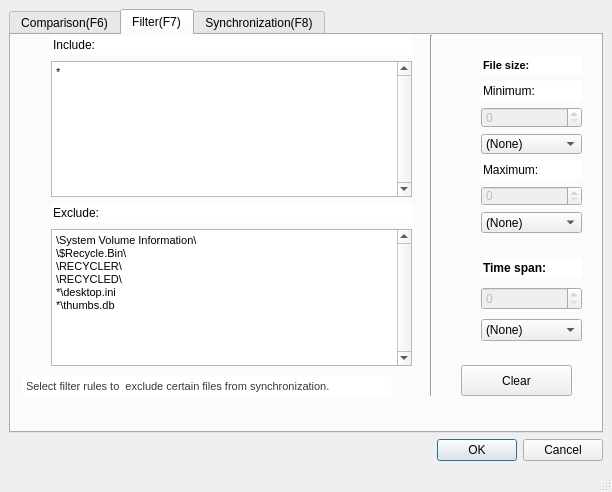
<?xml version="1.0" encoding="UTF-8"?>
<ui version="4.0">
 <class>Set</class>
 <widget class="QMainWindow" name="Set">
  <property name="geometry">
   <rect>
    <x>0</x>
    <y>0</y>
    <width>612</width>
    <height>492</height>
   </rect>
  </property>
  <property name="windowTitle">
   <string>Setting</string>
  </property>
  <widget class="QWidget" name="centralwidget">
   <layout class="QGridLayout" name="gridLayout">
    <item row="1" column="0">
     <widget class="QDialogButtonBox" name="buttonBox">
      <property name="standardButtons">
       <set>QDialogButtonBox::Cancel|QDialogButtonBox::Ok</set>
      </property>
     </widget>
    </item>
    <item row="0" column="0">
     <layout class="QHBoxLayout" name="horizontalLayout">
      <item>
       <widget class="QTabWidget" name="tabWidget">
        <property name="currentIndex">
         <number>1</number>
        </property>
        <widget class="QWidget" name="tab">
         <attribute name="icon">
          <iconset>
           <normaloff>../settings (1).png</normaloff>../settings (1).png</iconset>
         </attribute>
         <attribute name="title">
          <string>Comparison(F6)</string>
         </attribute>
         <widget class="QTextBrowser" name="textBrowser_3">
          <property name="geometry">
           <rect>
            <x>240</x>
            <y>140</y>
            <width>171</width>
            <height>41</height>
           </rect>
          </property>
          <property name="frameShape">
           <enum>QFrame::NoFrame</enum>
          </property>
          <property name="html">
           <string>&lt;!DOCTYPE HTML PUBLIC &quot;-//W3C//DTD HTML 4.0//EN&quot; &quot;http://www.w3.org/TR/REC-html40/strict.dtd&quot;&gt;
&lt;html&gt;&lt;head&gt;&lt;meta name=&quot;qrichtext&quot; content=&quot;1&quot; /&gt;&lt;style type=&quot;text/css&quot;&gt;
p, li { white-space: pre-wrap; }
&lt;/style&gt;&lt;/head&gt;&lt;body style=&quot; font-family:'MS Shell Dlg 2'; font-size:8.25pt; font-weight:400; font-style:normal;&quot;&gt;
&lt;p style=&quot; margin-top:0px; margin-bottom:0px; margin-left:0px; margin-right:0px; -qt-block-indent:0; text-indent:0px;&quot;&gt;&lt;span style=&quot; color:#393939;&quot;&gt;Identify equal files by comparing modification time and size&lt;/span&gt;&lt;/p&gt;&lt;/body&gt;&lt;/html&gt;</string>
          </property>
         </widget>
         <widget class="QTextBrowser" name="textBrowser_4">
          <property name="geometry">
           <rect>
            <x>240</x>
            <y>140</y>
            <width>171</width>
            <height>41</height>
           </rect>
          </property>
          <property name="frameShape">
           <enum>QFrame::NoFrame</enum>
          </property>
          <property name="html">
           <string>&lt;!DOCTYPE HTML PUBLIC &quot;-//W3C//DTD HTML 4.0//EN&quot; &quot;http://www.w3.org/TR/REC-html40/strict.dtd&quot;&gt;
&lt;html&gt;&lt;head&gt;&lt;meta name=&quot;qrichtext&quot; content=&quot;1&quot; /&gt;&lt;style type=&quot;text/css&quot;&gt;
p, li { white-space: pre-wrap; }
&lt;/style&gt;&lt;/head&gt;&lt;body style=&quot; font-family:'MS Shell Dlg 2'; font-size:8.25pt; font-weight:400; font-style:normal;&quot;&gt;
&lt;p style=&quot; margin-top:0px; margin-bottom:0px; margin-left:0px; margin-right:0px; -qt-block-indent:0; text-indent:0px;&quot;&gt;Identify equal files by comparing the file content.&lt;/p&gt;&lt;/body&gt;&lt;/html&gt;</string>
          </property>
         </widget>
         <widget class="QWidget" name="horizontalLayoutWidget_3">
          <property name="geometry">
           <rect>
            <x>10</x>
            <y>40</y>
            <width>101</width>
            <height>211</height>
           </rect>
          </property>
          <layout class="QHBoxLayout" name="horizontalLayout_3">
           <item>
            <layout class="QGridLayout" name="gridLayout_5">
             <item row="2" column="0">
              <widget class="QPushButton" name="pushButton">
               <property name="text">
                <string>File time and size </string>
               </property>
              </widget>
             </item>
             <item row="4" column="0">
              <widget class="QPushButton" name="pushButton_3">
               <property name="text">
                <string>File size</string>
               </property>
              </widget>
             </item>
             <item row="3" column="0">
              <widget class="QPushButton" name="pushButton_2">
               <property name="text">
                <string>File content</string>
               </property>
              </widget>
             </item>
             <item row="1" column="0">
              <widget class="QLineEdit" name="lineEdit">
               <property name="text">
                <string>Select a Variant:</string>
               </property>
               <property name="frame">
                <bool>false</bool>
               </property>
              </widget>
             </item>
            </layout>
           </item>
          </layout>
         </widget>
         <widget class="QTextBrowser" name="textBrowser_5">
          <property name="geometry">
           <rect>
            <x>240</x>
            <y>140</y>
            <width>171</width>
            <height>41</height>
           </rect>
          </property>
          <property name="frameShape">
           <enum>QFrame::NoFrame</enum>
          </property>
          <property name="html">
           <string>&lt;!DOCTYPE HTML PUBLIC &quot;-//W3C//DTD HTML 4.0//EN&quot; &quot;http://www.w3.org/TR/REC-html40/strict.dtd&quot;&gt;
&lt;html&gt;&lt;head&gt;&lt;meta name=&quot;qrichtext&quot; content=&quot;1&quot; /&gt;&lt;style type=&quot;text/css&quot;&gt;
p, li { white-space: pre-wrap; }
&lt;/style&gt;&lt;/head&gt;&lt;body style=&quot; font-family:'MS Shell Dlg 2'; font-size:8.25pt; font-weight:400; font-style:normal;&quot;&gt;
&lt;p style=&quot; margin-top:0px; margin-bottom:0px; margin-left:0px; margin-right:0px; -qt-block-indent:0; text-indent:0px;&quot;&gt;Identify equal files by comparing modification their file size.&lt;/p&gt;&lt;/body&gt;&lt;/html&gt;</string>
          </property>
         </widget>
         <widget class="QToolButton" name="toolButton">
          <property name="geometry">
           <rect>
            <x>150</x>
            <y>140</y>
            <width>51</width>
            <height>51</height>
           </rect>
          </property>
          <property name="text">
           <string/>
          </property>
          <property name="icon">
           <iconset>
            <normaloff>../if_alarm_17318.png</normaloff>../if_alarm_17318.png</iconset>
          </property>
          <property name="iconSize">
           <size>
            <width>50</width>
            <height>50</height>
           </size>
          </property>
         </widget>
         <widget class="QToolButton" name="toolButton_2">
          <property name="geometry">
           <rect>
            <x>150</x>
            <y>140</y>
            <width>51</width>
            <height>51</height>
           </rect>
          </property>
          <property name="text">
           <string/>
          </property>
          <property name="icon">
           <iconset>
            <normaloff>../function.png</normaloff>../function.png</iconset>
          </property>
          <property name="iconSize">
           <size>
            <width>50</width>
            <height>50</height>
           </size>
          </property>
         </widget>
         <widget class="QToolButton" name="toolButton_3">
          <property name="geometry">
           <rect>
            <x>150</x>
            <y>140</y>
            <width>51</width>
            <height>51</height>
           </rect>
          </property>
          <property name="text">
           <string/>
          </property>
          <property name="icon">
           <iconset>
            <normaloff>../index.jpg</normaloff>../index.jpg</iconset>
          </property>
          <property name="iconSize">
           <size>
            <width>50</width>
            <height>50</height>
           </size>
          </property>
         </widget>
         <widget class="QCheckBox" name="checkBox_2">
          <property name="geometry">
           <rect>
            <x>20</x>
            <y>270</y>
            <width>131</width>
            <height>17</height>
           </rect>
          </property>
          <property name="text">
           <string>Include symbulic links:</string>
          </property>
         </widget>
         <widget class="QRadioButton" name="radioButton">
          <property name="enabled">
           <bool>false</bool>
          </property>
          <property name="geometry">
           <rect>
            <x>50</x>
            <y>300</y>
            <width>82</width>
            <height>17</height>
           </rect>
          </property>
          <property name="text">
           <string>Follow</string>
          </property>
         </widget>
         <widget class="QRadioButton" name="radioButton_2">
          <property name="enabled">
           <bool>false</bool>
          </property>
          <property name="geometry">
           <rect>
            <x>50</x>
            <y>320</y>
            <width>82</width>
            <height>17</height>
           </rect>
          </property>
          <property name="text">
           <string>Direct</string>
          </property>
         </widget>
         <widget class="Line" name="line_3">
          <property name="geometry">
           <rect>
            <x>-3</x>
            <y>250</y>
            <width>591</width>
            <height>20</height>
           </rect>
          </property>
          <property name="orientation">
           <enum>Qt::Horizontal</enum>
          </property>
         </widget>
         <widget class="QPushButton" name="pushButton_13">
          <property name="geometry">
           <rect>
            <x>20</x>
            <y>340</y>
            <width>111</width>
            <height>23</height>
           </rect>
          </property>
          <property name="text">
           <string>More information</string>
          </property>
         </widget>
         <widget class="QLabel" name="label_4">
          <property name="geometry">
           <rect>
            <x>250</x>
            <y>270</y>
            <width>151</width>
            <height>16</height>
           </rect>
          </property>
          <property name="text">
           <string>Ignore time shift [hh:mm]</string>
          </property>
         </widget>
         <widget class="QTextEdit" name="textEdit_4">
          <property name="geometry">
           <rect>
            <x>250</x>
            <y>300</y>
            <width>141</width>
            <height>31</height>
           </rect>
          </property>
         </widget>
         <widget class="QPushButton" name="pushButton_14">
          <property name="geometry">
           <rect>
            <x>240</x>
            <y>340</y>
            <width>171</width>
            <height>23</height>
           </rect>
          </property>
          <property name="text">
           <string>Handle daylight saving time</string>
          </property>
         </widget>
        </widget>
        <widget class="QWidget" name="tab_2">
         <attribute name="icon">
          <iconset>
           <normaloff>../funnel.png</normaloff>../funnel.png</iconset>
         </attribute>
         <attribute name="title">
          <string>Filter(F7)</string>
         </attribute>
         <widget class="QWidget" name="verticalLayoutWidget_4">
          <property name="geometry">
           <rect>
            <x>40</x>
            <y>0</y>
            <width>361</width>
            <height>331</height>
           </rect>
          </property>
          <layout class="QGridLayout" name="gridLayout_2">
           <item row="1" column="0">
            <widget class="QTextEdit" name="textEdit">
             <property name="verticalScrollBarPolicy">
              <enum>Qt::ScrollBarAlwaysOn</enum>
             </property>
             <property name="horizontalScrollBarPolicy">
              <enum>Qt::ScrollBarAsNeeded</enum>
             </property>
             <property name="html">
              <string>&lt;!DOCTYPE HTML PUBLIC &quot;-//W3C//DTD HTML 4.0//EN&quot; &quot;http://www.w3.org/TR/REC-html40/strict.dtd&quot;&gt;
&lt;html&gt;&lt;head&gt;&lt;meta name=&quot;qrichtext&quot; content=&quot;1&quot; /&gt;&lt;style type=&quot;text/css&quot;&gt;
p, li { white-space: pre-wrap; }
&lt;/style&gt;&lt;/head&gt;&lt;body style=&quot; font-family:'MS Shell Dlg 2'; font-size:8.25pt; font-weight:400; font-style:normal;&quot;&gt;
&lt;p style=&quot; margin-top:0px; margin-bottom:0px; margin-left:0px; margin-right:0px; -qt-block-indent:0; text-indent:0px;&quot;&gt;*&lt;/p&gt;
&lt;p style=&quot;-qt-paragraph-type:empty; margin-top:0px; margin-bottom:0px; margin-left:0px; margin-right:0px; -qt-block-indent:0; text-indent:0px;&quot;&gt;&lt;br /&gt;&lt;/p&gt;&lt;/body&gt;&lt;/html&gt;</string>
             </property>
            </widget>
           </item>
           <item row="2" column="0">
            <widget class="QLineEdit" name="lineEdit_3">
             <property name="text">
              <string>Exclude: </string>
             </property>
             <property name="frame">
              <bool>false</bool>
             </property>
            </widget>
           </item>
           <item row="0" column="0">
            <widget class="QLineEdit" name="lineEdit_2">
             <property name="text">
              <string>Include: </string>
             </property>
             <property name="frame">
              <bool>false</bool>
             </property>
            </widget>
           </item>
           <item row="3" column="0">
            <widget class="QTextEdit" name="textEdit_2">
             <property name="verticalScrollBarPolicy">
              <enum>Qt::ScrollBarAlwaysOn</enum>
             </property>
             <property name="html">
              <string>&lt;!DOCTYPE HTML PUBLIC &quot;-//W3C//DTD HTML 4.0//EN&quot; &quot;http://www.w3.org/TR/REC-html40/strict.dtd&quot;&gt;
&lt;html&gt;&lt;head&gt;&lt;meta name=&quot;qrichtext&quot; content=&quot;1&quot; /&gt;&lt;style type=&quot;text/css&quot;&gt;
p, li { white-space: pre-wrap; }
&lt;/style&gt;&lt;/head&gt;&lt;body style=&quot; font-family:'MS Shell Dlg 2'; font-size:8.25pt; font-weight:400; font-style:normal;&quot;&gt;
&lt;p style=&quot; margin-top:0px; margin-bottom:0px; margin-left:0px; margin-right:0px; -qt-block-indent:0; text-indent:0px;&quot;&gt;\System Volume Information\&lt;/p&gt;
&lt;p style=&quot; margin-top:0px; margin-bottom:0px; margin-left:0px; margin-right:0px; -qt-block-indent:0; text-indent:0px;&quot;&gt;\$Recycle.Bin\&lt;/p&gt;
&lt;p style=&quot; margin-top:0px; margin-bottom:0px; margin-left:0px; margin-right:0px; -qt-block-indent:0; text-indent:0px;&quot;&gt;\RECYCLER\&lt;/p&gt;
&lt;p style=&quot; margin-top:0px; margin-bottom:0px; margin-left:0px; margin-right:0px; -qt-block-indent:0; text-indent:0px;&quot;&gt;\RECYCLED\&lt;/p&gt;
&lt;p style=&quot; margin-top:0px; margin-bottom:0px; margin-left:0px; margin-right:0px; -qt-block-indent:0; text-indent:0px;&quot;&gt;*\desktop.ini&lt;/p&gt;
&lt;p style=&quot; margin-top:0px; margin-bottom:0px; margin-left:0px; margin-right:0px; -qt-block-indent:0; text-indent:0px;&quot;&gt;*\thumbs.db&lt;/p&gt;
&lt;p style=&quot;-qt-paragraph-type:empty; margin-top:0px; margin-bottom:0px; margin-left:0px; margin-right:0px; -qt-block-indent:0; text-indent:0px;&quot;&gt;&lt;br /&gt;&lt;/p&gt;&lt;/body&gt;&lt;/html&gt;</string>
             </property>
            </widget>
           </item>
          </layout>
         </widget>
         <widget class="QWidget" name="verticalLayoutWidget_6">
          <property name="geometry">
           <rect>
            <x>470</x>
            <y>20</y>
            <width>101</width>
            <height>178</height>
           </rect>
          </property>
          <layout class="QGridLayout" name="gridLayout_3">
           <item row="6" column="0">
            <widget class="QComboBox" name="comboBox">
             <item>
              <property name="text">
               <string>(None)</string>
              </property>
             </item>
             <item>
              <property name="text">
               <string>Byte</string>
              </property>
             </item>
             <item>
              <property name="text">
               <string>KB</string>
              </property>
             </item>
             <item>
              <property name="text">
               <string>MB</string>
              </property>
             </item>
            </widget>
           </item>
           <item row="5" column="0">
            <widget class="QSpinBox" name="spinBox_3">
             <property name="enabled">
              <bool>false</bool>
             </property>
            </widget>
           </item>
           <item row="3" column="0">
            <widget class="QComboBox" name="comboBox_3">
             <item>
              <property name="text">
               <string>(None)</string>
              </property>
             </item>
             <item>
              <property name="text">
               <string>Byte</string>
              </property>
             </item>
             <item>
              <property name="text">
               <string>KB</string>
              </property>
             </item>
             <item>
              <property name="text">
               <string>MB</string>
              </property>
             </item>
            </widget>
           </item>
           <item row="4" column="0">
            <widget class="QLineEdit" name="lineEdit_4">
             <property name="enabled">
              <bool>true</bool>
             </property>
             <property name="text">
              <string>Maximum:</string>
             </property>
             <property name="frame">
              <bool>false</bool>
             </property>
            </widget>
           </item>
           <item row="2" column="0">
            <widget class="QSpinBox" name="spinBox">
             <property name="enabled">
              <bool>false</bool>
             </property>
            </widget>
           </item>
           <item row="1" column="0">
            <widget class="QLineEdit" name="lineEdit_8">
             <property name="enabled">
              <bool>true</bool>
             </property>
             <property name="text">
              <string>Minimum:</string>
             </property>
             <property name="frame">
              <bool>false</bool>
             </property>
            </widget>
           </item>
           <item row="0" column="0">
            <widget class="QLineEdit" name="lineEdit_7">
             <property name="enabled">
              <bool>true</bool>
             </property>
             <property name="font">
              <font>
               <pointsize>8</pointsize>
               <weight>75</weight>
               <bold>true</bold>
              </font>
             </property>
             <property name="text">
              <string>File size:</string>
             </property>
             <property name="frame">
              <bool>false</bool>
             </property>
            </widget>
           </item>
          </layout>
         </widget>
         <widget class="QWidget" name="verticalLayoutWidget_7">
          <property name="geometry">
           <rect>
            <x>470</x>
            <y>220</y>
            <width>101</width>
            <height>91</height>
           </rect>
          </property>
          <layout class="QGridLayout" name="gridLayout_4">
           <item row="0" column="0">
            <widget class="QLineEdit" name="lineEdit_10">
             <property name="enabled">
              <bool>true</bool>
             </property>
             <property name="font">
              <font>
               <weight>75</weight>
               <bold>true</bold>
              </font>
             </property>
             <property name="text">
              <string>Time span:</string>
             </property>
             <property name="frame">
              <bool>false</bool>
             </property>
            </widget>
           </item>
           <item row="1" column="0">
            <widget class="QSpinBox" name="spinBox_2">
             <property name="enabled">
              <bool>false</bool>
             </property>
            </widget>
           </item>
           <item row="2" column="0">
            <widget class="QComboBox" name="comboBox_2">
             <property name="enabled">
              <bool>true</bool>
             </property>
             <item>
              <property name="text">
               <string>(None)</string>
              </property>
             </item>
             <item>
              <property name="text">
               <string>today</string>
              </property>
             </item>
             <item>
              <property name="text">
               <string>this month</string>
              </property>
             </item>
             <item>
              <property name="text">
               <string>this year</string>
              </property>
             </item>
             <item>
              <property name="text">
               <string>last x days</string>
              </property>
             </item>
            </widget>
           </item>
          </layout>
         </widget>
         <widget class="QPushButton" name="pushButton_11">
          <property name="geometry">
           <rect>
            <x>450</x>
            <y>330</y>
            <width>111</width>
            <height>31</height>
           </rect>
          </property>
          <property name="text">
           <string>Clear</string>
          </property>
         </widget>
         <widget class="QWidget" name="horizontalLayoutWidget_2">
          <property name="geometry">
           <rect>
            <x>410</x>
            <y>0</y>
            <width>21</width>
            <height>361</height>
           </rect>
          </property>
          <layout class="QHBoxLayout" name="horizontalLayout_2">
           <item>
            <widget class="Line" name="line">
             <property name="orientation">
              <enum>Qt::Vertical</enum>
             </property>
            </widget>
           </item>
          </layout>
         </widget>
         <widget class="QLabel" name="label">
          <property name="geometry">
           <rect>
            <x>0</x>
            <y>80</y>
            <width>31</width>
            <height>31</height>
           </rect>
          </property>
          <property name="text">
           <string/>
          </property>
          <property name="pixmap">
           <pixmap>../index.png</pixmap>
          </property>
          <property name="scaledContents">
           <bool>true</bool>
          </property>
         </widget>
         <widget class="QLabel" name="label_2">
          <property name="geometry">
           <rect>
            <x>0</x>
            <y>240</y>
            <width>31</width>
            <height>31</height>
           </rect>
          </property>
          <property name="text">
           <string/>
          </property>
          <property name="pixmap">
           <pixmap>../2.png</pixmap>
          </property>
          <property name="scaledContents">
           <bool>true</bool>
          </property>
         </widget>
         <widget class="QLabel" name="label_6">
          <property name="enabled">
           <bool>false</bool>
          </property>
          <property name="geometry">
           <rect>
            <x>440</x>
            <y>90</y>
            <width>21</width>
            <height>21</height>
           </rect>
          </property>
          <property name="text">
           <string/>
          </property>
          <property name="pixmap">
           <pixmap>../index.jpg</pixmap>
          </property>
          <property name="scaledContents">
           <bool>true</bool>
          </property>
         </widget>
         <widget class="QLabel" name="label_7">
          <property name="enabled">
           <bool>false</bool>
          </property>
          <property name="geometry">
           <rect>
            <x>440</x>
            <y>240</y>
            <width>21</width>
            <height>21</height>
           </rect>
          </property>
          <property name="text">
           <string/>
          </property>
          <property name="pixmap">
           <pixmap>../if_alarm_17318.png</pixmap>
          </property>
          <property name="scaledContents">
           <bool>true</bool>
          </property>
         </widget>
         <widget class="QTextBrowser" name="textBrowser_2">
          <property name="geometry">
           <rect>
            <x>11</x>
            <y>341</y>
            <width>369</width>
            <height>21</height>
           </rect>
          </property>
          <property name="frameShape">
           <enum>QFrame::NoFrame</enum>
          </property>
          <property name="verticalScrollBarPolicy">
           <enum>Qt::ScrollBarAlwaysOff</enum>
          </property>
          <property name="html">
           <string>&lt;!DOCTYPE HTML PUBLIC &quot;-//W3C//DTD HTML 4.0//EN&quot; &quot;http://www.w3.org/TR/REC-html40/strict.dtd&quot;&gt;
&lt;html&gt;&lt;head&gt;&lt;meta name=&quot;qrichtext&quot; content=&quot;1&quot; /&gt;&lt;style type=&quot;text/css&quot;&gt;
p, li { white-space: pre-wrap; }
&lt;/style&gt;&lt;/head&gt;&lt;body style=&quot; font-family:'MS Shell Dlg 2'; font-size:8.25pt; font-weight:400; font-style:normal;&quot;&gt;
&lt;p style=&quot; margin-top:0px; margin-bottom:0px; margin-left:0px; margin-right:0px; -qt-block-indent:0; text-indent:0px;&quot;&gt;&lt;span style=&quot; color:#393939;&quot;&gt;Select filter rules to  exclude certain files from synchronization.&lt;/span&gt;&lt;/p&gt;
&lt;p style=&quot;-qt-paragraph-type:empty; margin-top:0px; margin-bottom:0px; margin-left:0px; margin-right:0px; -qt-block-indent:0; text-indent:0px; color:#393939;&quot;&gt;&lt;br /&gt;&lt;/p&gt;&lt;/body&gt;&lt;/html&gt;</string>
          </property>
         </widget>
        </widget>
        <widget class="QWidget" name="tab_3">
         <attribute name="icon">
          <iconset>
           <normaloff>../settings.png</normaloff>../settings.png</iconset>
         </attribute>
         <attribute name="title">
          <string>Synchronization(F8)</string>
         </attribute>
         <widget class="QWidget" name="verticalLayoutWidget">
          <property name="geometry">
           <rect>
            <x>10</x>
            <y>20</y>
            <width>111</width>
            <height>161</height>
           </rect>
          </property>
          <layout class="QVBoxLayout" name="verticalLayout">
           <item>
            <widget class="QLineEdit" name="lineEdit_5">
             <property name="text">
              <string>Select a Variant:</string>
             </property>
             <property name="frame">
              <bool>false</bool>
             </property>
            </widget>
           </item>
           <item>
            <widget class="QPushButton" name="pushButton_4">
             <property name="text">
              <string>&lt;- Two way -&gt;</string>
             </property>
            </widget>
           </item>
           <item>
            <widget class="QPushButton" name="pushButton_5">
             <property name="text">
              <string>Mirror -&gt;</string>
             </property>
            </widget>
           </item>
           <item>
            <widget class="QPushButton" name="pushButton_6">
             <property name="text">
              <string>Update</string>
             </property>
            </widget>
           </item>
           <item>
            <widget class="QPushButton" name="pushButton_7">
             <property name="text">
              <string>Custom</string>
             </property>
            </widget>
           </item>
          </layout>
         </widget>
         <widget class="QWidget" name="verticalLayoutWidget_2">
          <property name="geometry">
           <rect>
            <x>10</x>
            <y>199</y>
            <width>111</width>
            <height>141</height>
           </rect>
          </property>
          <layout class="QVBoxLayout" name="verticalLayout_2">
           <item>
            <widget class="QLineEdit" name="lineEdit_6">
             <property name="text">
              <string>Delete files:</string>
             </property>
             <property name="frame">
              <bool>false</bool>
             </property>
            </widget>
           </item>
           <item>
            <widget class="QPushButton" name="pushButton_8">
             <property name="text">
              <string>Recycle Bin</string>
             </property>
            </widget>
           </item>
           <item>
            <widget class="QPushButton" name="pushButton_9">
             <property name="text">
              <string>Permanent</string>
             </property>
            </widget>
           </item>
           <item>
            <widget class="QPushButton" name="pushButton_10">
             <property name="text">
              <string>Versioning</string>
             </property>
            </widget>
           </item>
          </layout>
         </widget>
         <widget class="QLabel" name="label_5">
          <property name="geometry">
           <rect>
            <x>150</x>
            <y>250</y>
            <width>49</width>
            <height>49</height>
           </rect>
          </property>
          <property name="text">
           <string/>
          </property>
          <property name="pixmap">
           <pixmap>C:/Users/ASUS/Desktop/syncproject/project2/project/if_trashcan_full_3695.png</pixmap>
          </property>
          <property name="scaledContents">
           <bool>true</bool>
          </property>
         </widget>
         <widget class="QTextEdit" name="textEdit_3">
          <property name="geometry">
           <rect>
            <x>200</x>
            <y>270</y>
            <width>311</width>
            <height>31</height>
           </rect>
          </property>
          <property name="frameShape">
           <enum>QFrame::NoFrame</enum>
          </property>
          <property name="html">
           <string>&lt;!DOCTYPE HTML PUBLIC &quot;-//W3C//DTD HTML 4.0//EN&quot; &quot;http://www.w3.org/TR/REC-html40/strict.dtd&quot;&gt;
&lt;html&gt;&lt;head&gt;&lt;meta name=&quot;qrichtext&quot; content=&quot;1&quot; /&gt;&lt;style type=&quot;text/css&quot;&gt;
p, li { white-space: pre-wrap; }
&lt;/style&gt;&lt;/head&gt;&lt;body style=&quot; font-family:'MS Shell Dlg 2'; font-size:8.25pt; font-weight:400; font-style:normal;&quot;&gt;
&lt;p style=&quot; margin-top:0px; margin-bottom:0px; margin-left:0px; margin-right:0px; -qt-block-indent:0; text-indent:0px;&quot;&gt;&lt;span style=&quot; color:#393939;&quot;&gt;Retain deleted and overwritten files in recycle bin&lt;/span&gt;&lt;/p&gt;&lt;/body&gt;&lt;/html&gt;</string>
          </property>
         </widget>
         <widget class="QTextBrowser" name="textBrowser">
          <property name="geometry">
           <rect>
            <x>220</x>
            <y>50</y>
            <width>269</width>
            <height>61</height>
           </rect>
          </property>
          <property name="frameShape">
           <enum>QFrame::NoFrame</enum>
          </property>
          <property name="verticalScrollBarPolicy">
           <enum>Qt::ScrollBarAlwaysOff</enum>
          </property>
          <property name="html">
           <string>&lt;!DOCTYPE HTML PUBLIC &quot;-//W3C//DTD HTML 4.0//EN&quot; &quot;http://www.w3.org/TR/REC-html40/strict.dtd&quot;&gt;
&lt;html&gt;&lt;head&gt;&lt;meta name=&quot;qrichtext&quot; content=&quot;1&quot; /&gt;&lt;style type=&quot;text/css&quot;&gt;
p, li { white-space: pre-wrap; }
&lt;/style&gt;&lt;/head&gt;&lt;body style=&quot; font-family:'MS Shell Dlg 2'; font-size:8.25pt; font-weight:400; font-style:normal;&quot;&gt;
&lt;p style=&quot; margin-top:0px; margin-bottom:0px; margin-left:0px; margin-right:0px; -qt-block-indent:0; text-indent:0px;&quot;&gt;&lt;span style=&quot; color:#393939;&quot;&gt;Identify and propagate changes on both sides.Deletions,moves and conflicts are detected automatically using a database&lt;/span&gt;&lt;/p&gt;
&lt;p style=&quot;-qt-paragraph-type:empty; margin-top:0px; margin-bottom:0px; margin-left:0px; margin-right:0px; -qt-block-indent:0; text-indent:0px; color:#393939;&quot;&gt;&lt;br /&gt;&lt;/p&gt;
&lt;p style=&quot;-qt-paragraph-type:empty; margin-top:0px; margin-bottom:0px; margin-left:0px; margin-right:0px; -qt-block-indent:0; text-indent:0px; color:#393939;&quot;&gt;&lt;br /&gt;&lt;/p&gt;&lt;/body&gt;&lt;/html&gt;</string>
          </property>
         </widget>
         <widget class="QLabel" name="label_3">
          <property name="geometry">
           <rect>
            <x>150</x>
            <y>70</y>
            <width>51</width>
            <height>51</height>
           </rect>
          </property>
          <property name="text">
           <string/>
          </property>
          <property name="pixmap">
           <pixmap>../if_trashcan_full_3695.png</pixmap>
          </property>
          <property name="scaledContents">
           <bool>true</bool>
          </property>
         </widget>
         <widget class="Line" name="line_2">
          <property name="geometry">
           <rect>
            <x>10</x>
            <y>180</y>
            <width>561</width>
            <height>16</height>
           </rect>
          </property>
          <property name="orientation">
           <enum>Qt::Horizontal</enum>
          </property>
         </widget>
         <widget class="QTextBrowser" name="textBrowser_6">
          <property name="geometry">
           <rect>
            <x>310</x>
            <y>50</y>
            <width>256</width>
            <height>61</height>
           </rect>
          </property>
          <property name="frameShape">
           <enum>QFrame::NoFrame</enum>
          </property>
          <property name="html">
           <string>&lt;!DOCTYPE HTML PUBLIC &quot;-//W3C//DTD HTML 4.0//EN&quot; &quot;http://www.w3.org/TR/REC-html40/strict.dtd&quot;&gt;
&lt;html&gt;&lt;head&gt;&lt;meta name=&quot;qrichtext&quot; content=&quot;1&quot; /&gt;&lt;style type=&quot;text/css&quot;&gt;
p, li { white-space: pre-wrap; }
&lt;/style&gt;&lt;/head&gt;&lt;body style=&quot; font-family:'MS Shell Dlg 2'; font-size:8.25pt; font-weight:400; font-style:normal;&quot;&gt;
&lt;p style=&quot; margin-top:0px; margin-bottom:0px; margin-left:0px; margin-right:0px; -qt-block-indent:0; text-indent:0px;&quot;&gt;Create a mirror backup of the left folder by adapting the right folder to match.&lt;/p&gt;&lt;/body&gt;&lt;/html&gt;</string>
          </property>
         </widget>
         <widget class="QCheckBox" name="checkBox">
          <property name="geometry">
           <rect>
            <x>150</x>
            <y>160</y>
            <width>121</width>
            <height>17</height>
           </rect>
          </property>
          <property name="text">
           <string>Detect moved files</string>
          </property>
         </widget>
         <widget class="QToolButton" name="toolButton_4">
          <property name="geometry">
           <rect>
            <x>130</x>
            <y>50</y>
            <width>41</width>
            <height>41</height>
           </rect>
          </property>
          <property name="toolTip">
           <string>Copy new item to right</string>
          </property>
          <property name="text">
           <string>...</string>
          </property>
          <property name="icon">
           <iconset>
            <normaloff>../logout.png</normaloff>../logout.png</iconset>
          </property>
          <property name="iconSize">
           <size>
            <width>50</width>
            <height>50</height>
           </size>
          </property>
         </widget>
         <widget class="QToolButton" name="toolButton_5">
          <property name="geometry">
           <rect>
            <x>180</x>
            <y>50</y>
            <width>41</width>
            <height>41</height>
           </rect>
          </property>
          <property name="text">
           <string>...</string>
          </property>
          <property name="icon">
           <iconset>
            <normaloff>../right-arrow.png</normaloff>../right-arrow.png</iconset>
          </property>
          <property name="iconSize">
           <size>
            <width>50</width>
            <height>50</height>
           </size>
          </property>
         </widget>
         <widget class="QToolButton" name="toolButton_6">
          <property name="geometry">
           <rect>
            <x>230</x>
            <y>50</y>
            <width>41</width>
            <height>41</height>
           </rect>
          </property>
          <property name="text">
           <string>...</string>
          </property>
          <property name="icon">
           <iconset>
            <normaloff>../delete.png</normaloff>../delete.png</iconset>
          </property>
          <property name="iconSize">
           <size>
            <width>50</width>
            <height>50</height>
           </size>
          </property>
         </widget>
         <widget class="QTextBrowser" name="textBrowser_7">
          <property name="geometry">
           <rect>
            <x>310</x>
            <y>50</y>
            <width>256</width>
            <height>61</height>
           </rect>
          </property>
          <property name="frameShape">
           <enum>QFrame::NoFrame</enum>
          </property>
          <property name="html">
           <string>&lt;!DOCTYPE HTML PUBLIC &quot;-//W3C//DTD HTML 4.0//EN&quot; &quot;http://www.w3.org/TR/REC-html40/strict.dtd&quot;&gt;
&lt;html&gt;&lt;head&gt;&lt;meta name=&quot;qrichtext&quot; content=&quot;1&quot; /&gt;&lt;style type=&quot;text/css&quot;&gt;
p, li { white-space: pre-wrap; }
&lt;/style&gt;&lt;/head&gt;&lt;body style=&quot; font-family:'MS Shell Dlg 2'; font-size:8.25pt; font-weight:400; font-style:normal;&quot;&gt;
&lt;p style=&quot; margin-top:0px; margin-bottom:0px; margin-left:0px; margin-right:0px; -qt-block-indent:0; text-indent:0px;&quot;&gt;Copy new and updated files to the right folder.&lt;/p&gt;&lt;/body&gt;&lt;/html&gt;</string>
          </property>
         </widget>
         <widget class="QToolButton" name="toolButton_7">
          <property name="geometry">
           <rect>
            <x>230</x>
            <y>50</y>
            <width>41</width>
            <height>41</height>
           </rect>
          </property>
          <property name="toolTip">
           <string>Do nothing</string>
          </property>
          <property name="text">
           <string>...</string>
          </property>
          <property name="icon">
           <iconset>
            <normaloff>../do-not-touch.png</normaloff>../do-not-touch.png</iconset>
          </property>
          <property name="iconSize">
           <size>
            <width>50</width>
            <height>50</height>
           </size>
          </property>
         </widget>
         <widget class="QTextBrowser" name="textBrowser_8">
          <property name="geometry">
           <rect>
            <x>310</x>
            <y>50</y>
            <width>256</width>
            <height>61</height>
           </rect>
          </property>
          <property name="frameShape">
           <enum>QFrame::NoFrame</enum>
          </property>
          <property name="html">
           <string>&lt;!DOCTYPE HTML PUBLIC &quot;-//W3C//DTD HTML 4.0//EN&quot; &quot;http://www.w3.org/TR/REC-html40/strict.dtd&quot;&gt;
&lt;html&gt;&lt;head&gt;&lt;meta name=&quot;qrichtext&quot; content=&quot;1&quot; /&gt;&lt;style type=&quot;text/css&quot;&gt;
p, li { white-space: pre-wrap; }
&lt;/style&gt;&lt;/head&gt;&lt;body style=&quot; font-family:'MS Shell Dlg 2'; font-size:8.25pt; font-weight:400; font-style:normal;&quot;&gt;
&lt;p style=&quot; margin-top:0px; margin-bottom:0px; margin-left:0px; margin-right:0px; -qt-block-indent:0; text-indent:0px;&quot;&gt;Configure your own synchronization rules.&lt;/p&gt;&lt;/body&gt;&lt;/html&gt;</string>
          </property>
         </widget>
         <widget class="QToolButton" name="toolButton_8">
          <property name="geometry">
           <rect>
            <x>144</x>
            <y>270</y>
            <width>41</width>
            <height>41</height>
           </rect>
          </property>
          <property name="text">
           <string>...</string>
          </property>
          <property name="icon">
           <iconset>
            <normaloff>../recycling-bin.png</normaloff>../recycling-bin.png</iconset>
          </property>
          <property name="iconSize">
           <size>
            <width>50</width>
            <height>50</height>
           </size>
          </property>
         </widget>
         <widget class="QTextBrowser" name="textBrowser_9">
          <property name="geometry">
           <rect>
            <x>200</x>
            <y>270</y>
            <width>311</width>
            <height>31</height>
           </rect>
          </property>
          <property name="frameShape">
           <enum>QFrame::NoFrame</enum>
          </property>
          <property name="html">
           <string>&lt;!DOCTYPE HTML PUBLIC &quot;-//W3C//DTD HTML 4.0//EN&quot; &quot;http://www.w3.org/TR/REC-html40/strict.dtd&quot;&gt;
&lt;html&gt;&lt;head&gt;&lt;meta name=&quot;qrichtext&quot; content=&quot;1&quot; /&gt;&lt;style type=&quot;text/css&quot;&gt;
p, li { white-space: pre-wrap; }
&lt;/style&gt;&lt;/head&gt;&lt;body style=&quot; font-family:'MS Shell Dlg 2'; font-size:8.25pt; font-weight:400; font-style:normal;&quot;&gt;
&lt;p style=&quot; margin-top:0px; margin-bottom:0px; margin-left:0px; margin-right:0px; -qt-block-indent:0; text-indent:0px;&quot;&gt;Delete and overwrite files permanently.&lt;/p&gt;&lt;/body&gt;&lt;/html&gt;</string>
          </property>
         </widget>
         <widget class="QToolButton" name="toolButton_9">
          <property name="geometry">
           <rect>
            <x>140</x>
            <y>270</y>
            <width>51</width>
            <height>41</height>
           </rect>
          </property>
          <property name="text">
           <string>...</string>
          </property>
          <property name="icon">
           <iconset>
            <normaloff>../cancel.png</normaloff>../cancel.png</iconset>
          </property>
          <property name="iconSize">
           <size>
            <width>50</width>
            <height>50</height>
           </size>
          </property>
         </widget>
         <widget class="QTextBrowser" name="textBrowser_10">
          <property name="geometry">
           <rect>
            <x>200</x>
            <y>270</y>
            <width>311</width>
            <height>31</height>
           </rect>
          </property>
          <property name="frameShape">
           <enum>QFrame::NoFrame</enum>
          </property>
          <property name="html">
           <string>&lt;!DOCTYPE HTML PUBLIC &quot;-//W3C//DTD HTML 4.0//EN&quot; &quot;http://www.w3.org/TR/REC-html40/strict.dtd&quot;&gt;
&lt;html&gt;&lt;head&gt;&lt;meta name=&quot;qrichtext&quot; content=&quot;1&quot; /&gt;&lt;style type=&quot;text/css&quot;&gt;
p, li { white-space: pre-wrap; }
&lt;/style&gt;&lt;/head&gt;&lt;body style=&quot; font-family:'MS Shell Dlg 2'; font-size:8.25pt; font-weight:400; font-style:normal;&quot;&gt;
&lt;p style=&quot; margin-top:0px; margin-bottom:0px; margin-left:0px; margin-right:0px; -qt-block-indent:0; text-indent:0px;&quot;&gt;Move files to a user-defined folder.&lt;/p&gt;&lt;/body&gt;&lt;/html&gt;</string>
          </property>
         </widget>
         <widget class="QComboBox" name="comboBox_4">
          <property name="geometry">
           <rect>
            <x>250</x>
            <y>320</y>
            <width>151</width>
            <height>31</height>
           </rect>
          </property>
          <item>
           <property name="text">
            <string>Replace</string>
           </property>
          </item>
          <item>
           <property name="text">
            <string>Time stamp</string>
           </property>
          </item>
         </widget>
         <widget class="QPushButton" name="pushButton_12">
          <property name="geometry">
           <rect>
            <x>410</x>
            <y>320</y>
            <width>141</width>
            <height>31</height>
           </rect>
          </property>
          <property name="text">
           <string>Browse</string>
          </property>
         </widget>
         <widget class="QToolButton" name="toolButton_10">
          <property name="geometry">
           <rect>
            <x>140</x>
            <y>270</y>
            <width>51</width>
            <height>41</height>
           </rect>
          </property>
          <property name="text">
           <string>...</string>
          </property>
          <property name="icon">
           <iconset>
            <normaloff>../move-to-window.png</normaloff>../move-to-window.png</iconset>
          </property>
          <property name="iconSize">
           <size>
            <width>50</width>
            <height>50</height>
           </size>
          </property>
         </widget>
         <widget class="QPushButton" name="pushButton_15">
          <property name="geometry">
           <rect>
            <x>280</x>
            <y>160</y>
            <width>121</width>
            <height>23</height>
           </rect>
          </property>
          <property name="text">
           <string>More information</string>
          </property>
         </widget>
         <widget class="QPushButton" name="pushButton_16">
          <property name="geometry">
           <rect>
            <x>420</x>
            <y>240</y>
            <width>111</width>
            <height>23</height>
           </rect>
          </property>
          <property name="text">
           <string>Show Example</string>
          </property>
         </widget>
         <widget class="QLabel" name="label_8">
          <property name="geometry">
           <rect>
            <x>150</x>
            <y>320</y>
            <width>101</width>
            <height>16</height>
           </rect>
          </property>
          <property name="text">
           <string>Naming convention</string>
          </property>
         </widget>
        </widget>
       </widget>
      </item>
     </layout>
    </item>
   </layout>
  </widget>
  <widget class="QMenuBar" name="menubar">
   <property name="geometry">
    <rect>
     <x>0</x>
     <y>0</y>
     <width>612</width>
     <height>21</height>
    </rect>
   </property>
  </widget>
  <widget class="QStatusBar" name="statusbar"/>
 </widget>
 <resources/>
 <connections/>
</ui>
